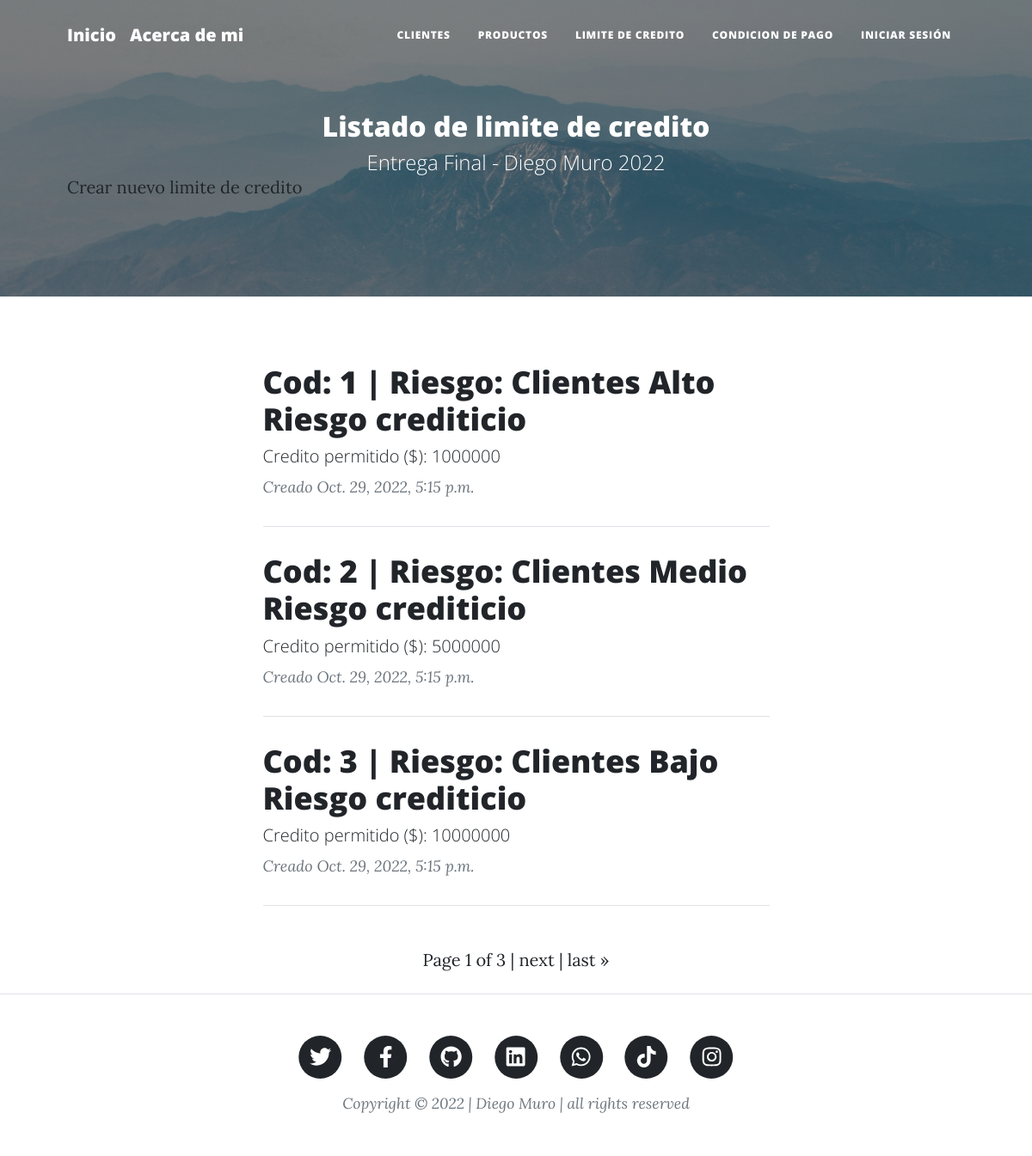
Page /credit/credits/ on the committed database.
### credit/models.py (models this page shows, shortened)
class Credit(models.Model):
    code = models.IntegerField()
    description = models.CharField(max_length=40)
    amount = models.IntegerField()
    created_at = models.DateTimeField(auto_now_add=True)
    updated_at = models.DateTimeField(auto_now=True)

### credit/views.py (the view)
# urls.py: path("credits/", views.CreditListView.as_view(), name="credit-list"),
class CreditListView(ListView):
    model = Credit
    paginate_by = 3

### credit/templates/credit/credit_list.html (shortened to what this page needs)
{% extends "home/index.html" %}
{% load static %}
{% block tp_final_header %}
    <header class="masthead" style="background-image: url('../../static/home/assets/img/header-light.jpg')">
        <div class="container position-relative px-4 px-lg-5">
            <div class="row gx-4 gx-lg-5 justify-content-center">
                <div class="col-md-15 col-lg-16 col-xl-14">
                    <div class="site-heading">
                        <h2>Listado de limite de credito</h2>
                        <span class="subheading">Entrega Final - Diego Muro 2022</span>
                    </div>
                </div>
            </div>
            <a class="button_custom" href="{% url 'credit:credit-add' %}">Crear nuevo limite de credito</a>
        </div>
    </header>
{% endblock %}
{% block tp_final_content %}
    {% for credit in credit_list %}
        <div class="post-preview">
            <a href="{% url 'credit:credit-detail' credit.id %}">
                <h3 class="post-title"> Cod: {{ credit.code }} | Riesgo: {{ credit.description }}</h3>
                <h5 class="post-subtitle"> Credito permitido ($): {{ credit.amount }}</h5>
            </a>
            <p class="post-meta">
                Creado
                 {{ credit.created_at }}
            </p>
        </div>
        <hr class="my-4" />
    {% endfor %}
{% endblock %}

### rows in the picture
Credit: code "1", description "Clientes Alto Riesgo crediticio", amount "1000000", created_at "Oct. 29, 2022, 5:15 p.m."
Credit: code "2", description "Clientes Medio Riesgo crediticio", amount "5000000", created_at "Oct. 29, 2022, 5:15 p.m."
Credit: code "3", description "Clientes Bajo Riesgo crediticio", amount "10000000", created_at "Oct. 29, 2022, 5:15 p.m."

### other values in the picture
{{ page_obj.number }} "1"
{{ page_obj.paginator.num_pages }} "3"
